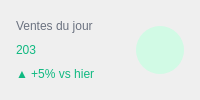
          <widget class="QFrame" name="statCard2">
           <property name="sizePolicy">
            <sizepolicy hsizetype="Expanding" vsizetype="Fixed">
             <horstretch>1</horstretch>
             <verstretch>0</verstretch>
            </sizepolicy>
           </property>
           <property name="styleSheet">
            <string notr="true">QFrame#statCard2 { background-color: #ffffff; border: 1px solid #e5e7eb; border-radius: 12px; }</string>
           </property>
           <layout class="QHBoxLayout" name="card2Layout">
            <property name="leftMargin">
             <number>16</number>
            </property>
            <property name="topMargin">
             <number>16</number>
            </property>
            <property name="rightMargin">
             <number>16</number>
            </property>
            <property name="bottomMargin">
             <number>16</number>
            </property>
            <item>
             <layout class="QVBoxLayout" name="card2TextLayout">
              <property name="spacing">
               <number>4</number>
              </property>
              <item>
               <widget class="QLabel" name="statTitle2">
                <property name="styleSheet">
                 <string notr="true">QLabel#statTitle2 { color: #6b7280; font: 500 9pt &quot;Inter&quot;; background-color: transparent; }</string>
                </property>
                <property name="text">
                 <string>Ventes du jour</string>
                </property>
               </widget>
              </item>
              <item>
               <widget class="QLabel" name="statValue2">
                <property name="styleSheet">
                 <string notr="true">QLabel#statValue2 { color: #10b981; font: 700 22pt &quot;Inter&quot;; background-color: transparent; }</string>
                </property>
                <property name="text">
                 <string>203</string>
                </property>
               </widget>
              </item>
              <item>
               <widget class="QLabel" name="statTrend2">
                <property name="styleSheet">
                 <string notr="true">QLabel#statTrend2 { color: #10b981; font: 500 8pt &quot;Inter&quot;; background-color: transparent; }</string>
                </property>
                <property name="text">
                 <string>▲ +5% vs hier</string>
                </property>
               </widget>
              </item>
             </layout>
            </item>
            <item alignment="Qt::AlignRight|Qt::AlignVCenter">
             <widget class="QLabel" name="statIcon2">
              <property name="minimumSize">
               <size>
                <width>48</width>
                <height>48</height>
               </size>
              </property>
              <property name="maximumSize">
               <size>
                <width>48</width>
                <height>48</height>
               </size>
              </property>
              <property name="styleSheet">
               <string notr="true">QLabel#statIcon2 { background-color: #d1fae5; color: #10b981; border-radius: 24px; qproperty-alignment: AlignCenter; }</string>
              </property>
              <property name="pixmap">
               <pixmap>../../assets/dashboard/stat_ventes.svg</pixmap>
              </property>
              <property name="scaledContents">
               <bool>true</bool>
              </property>
             </widget>
            </item>
           </layout>
          </widget>
